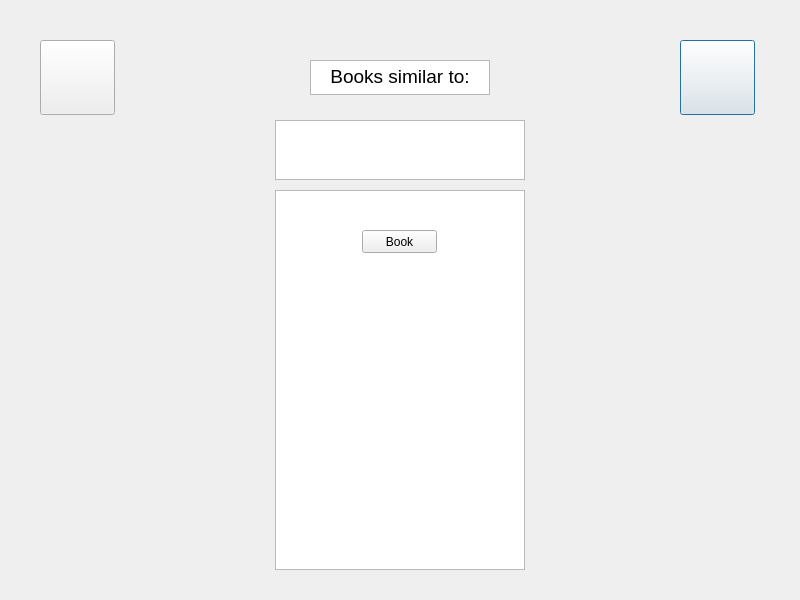
<?xml version="1.0" encoding="UTF-8"?>
<ui version="4.0">
 <class>Dialog</class>
 <widget class="QDialog" name="Dialog">
  <property name="geometry">
   <rect>
    <x>0</x>
    <y>0</y>
    <width>800</width>
    <height>600</height>
   </rect>
  </property>
  <property name="windowTitle">
   <string>Dialog</string>
  </property>
  <widget class="QPushButton" name="SRBackBtn">
   <property name="geometry">
    <rect>
     <x>680</x>
     <y>40</y>
     <width>75</width>
     <height>75</height>
    </rect>
   </property>
   <property name="text">
    <string/>
   </property>
   <property name="icon">
    <iconset>
     <normaloff>images/back.png</normaloff>images/back.png</iconset>
   </property>
   <property name="iconSize">
    <size>
     <width>48</width>
     <height>48</height>
    </size>
   </property>
  </widget>
  <widget class="QPushButton" name="SRHelpBtn">
   <property name="geometry">
    <rect>
     <x>40</x>
     <y>40</y>
     <width>75</width>
     <height>75</height>
    </rect>
   </property>
   <property name="text">
    <string/>
   </property>
   <property name="icon">
    <iconset>
     <normaloff>images/QuestionMark.png</normaloff>images/QuestionMark.png</iconset>
   </property>
   <property name="iconSize">
    <size>
     <width>48</width>
     <height>48</height>
    </size>
   </property>
  </widget>
  <widget class="QTextBrowser" name="SRTitleMsg">
   <property name="geometry">
    <rect>
     <x>310</x>
     <y>60</y>
     <width>180</width>
     <height>35</height>
    </rect>
   </property>
   <property name="html">
    <string>&lt;!DOCTYPE HTML PUBLIC &quot;-//W3C//DTD HTML 4.0//EN&quot; &quot;http://www.w3.org/TR/REC-html40/strict.dtd&quot;&gt;
&lt;html&gt;&lt;head&gt;&lt;meta name=&quot;qrichtext&quot; content=&quot;1&quot; /&gt;&lt;style type=&quot;text/css&quot;&gt;
p, li { white-space: pre-wrap; }
&lt;/style&gt;&lt;/head&gt;&lt;body style=&quot; font-family:'MS Shell Dlg 2'; font-size:8.25pt; font-weight:400; font-style:normal;&quot;&gt;
&lt;p align=&quot;center&quot; style=&quot; margin-top:0px; margin-bottom:0px; margin-left:0px; margin-right:0px; -qt-block-indent:0; text-indent:0px;&quot;&gt;&lt;span style=&quot; font-size:14pt;&quot;&gt;Books similar to:&lt;/span&gt;&lt;/p&gt;&lt;/body&gt;&lt;/html&gt;</string>
   </property>
  </widget>
  <widget class="QTextBrowser" name="SRUserBook">
   <property name="geometry">
    <rect>
     <x>275</x>
     <y>120</y>
     <width>250</width>
     <height>60</height>
    </rect>
   </property>
  </widget>
  <widget class="QTextBrowser" name="SRBookList">
   <property name="geometry">
    <rect>
     <x>275</x>
     <y>190</y>
     <width>250</width>
     <height>380</height>
    </rect>
   </property>
  </widget>
  <widget class="QPushButton" name="SRBookBtn">
   <property name="geometry">
    <rect>
     <x>362</x>
     <y>230</y>
     <width>75</width>
     <height>23</height>
    </rect>
   </property>
   <property name="text">
    <string>Book</string>
   </property>
  </widget>
 </widget>
 <resources/>
 <connections/>
</ui>
